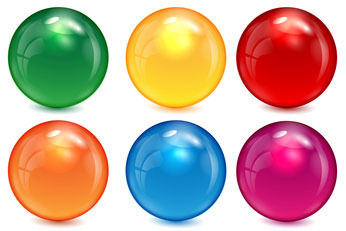
#> input picture OpenCV_tutorial/images/kolorowe-kulki.jpg, 346 x 231 px
$ python Morphological_transformation.py
#> lines starting #> are read from the running program, lines starting #| are printed output that depends on the picture; after the words box and inside, x2 and y2 are one past the last pixel; in counts of white or black regions, pixels touching at a corner belong together
import numpy as np
import cv2
from matplotlib import pyplot as plt

img = cv2.imread('images/kolorowe-kulki.jpg', cv2.IMREAD_GRAYSCALE)
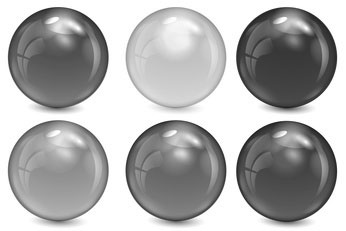
#> img: shape (231, 346); min 17, max 255, mean 176.4
_, mask = cv2.threshold(img, 220, 255, cv2.THRESH_BINARY_INV)
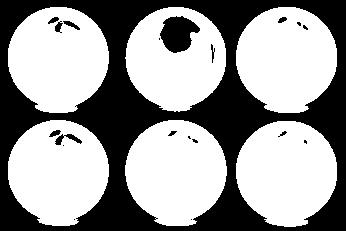
#> mask: shape (231, 346); 60.2% white; 20 black regions (9 under 20 px), largest, box (x1, y1, x2, y2) and area: (0, 0, 346, 231) 30308, (160, 16, 200, 53) 983, (55, 134, 82, 145) 124

kernel = np.ones((5,5), np.uint8)
dilation = cv2.dilate(mask, kernel, iterations=2)
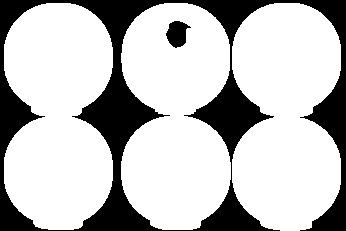
#> dilation: shape (231, 346); 74.5% white; 2 black regions, box (x1, y1, x2, y2) and area: (0, 0, 346, 231) 19941, (166, 21, 191, 48) 440
erosion = cv2.erode(mask, kernel, iterations=1)
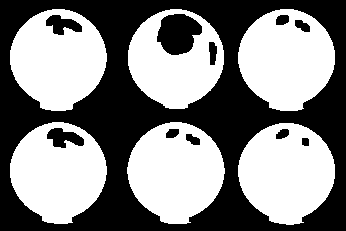
#> erosion: shape (231, 346); 52.1% white; 11 black regions, largest, box (x1, y1, x2, y2) and area: (0, 0, 346, 231) 35307, (157, 14, 202, 55) 1338, (47, 128, 84, 148) 455
opening = cv2.morphologyEx(mask, cv2.MORPH_OPEN, kernel)
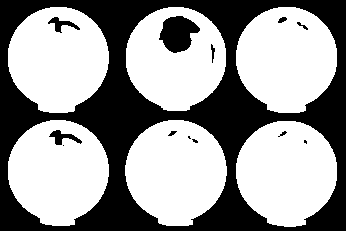
#> opening: shape (231, 346); 60% white; 13 black regions (4 under 20 px), largest, box (x1, y1, x2, y2) and area: (0, 0, 346, 231) 30419, (159, 16, 200, 53) 1002, (49, 130, 82, 145) 210
closeing = cv2.morphologyEx(mask, cv2.MORPH_CLOSE, kernel)
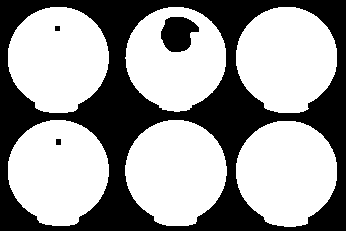
#> closeing: shape (231, 346); 60.9% white; 4 black regions, box (x1, y1, x2, y2) and area: (0, 0, 346, 231) 30242, (161, 17, 199, 52) 961, (56, 139, 61, 145) 30, (55, 26, 60, 31) 25

titles = ['image', 'mask', 'dilation', 'erosion', 'opening', 'closing']
images = [img, mask, dilation, erosion, opening, closeing]

for i in range(len(images)):
    plt.subplot(2, 3, i+1), plt.imshow(images[i], 'gray')
    plt.title(titles[i])
    plt.xticks([]), plt.yticks([])
#> this loop made 6 passes

plt.show()
